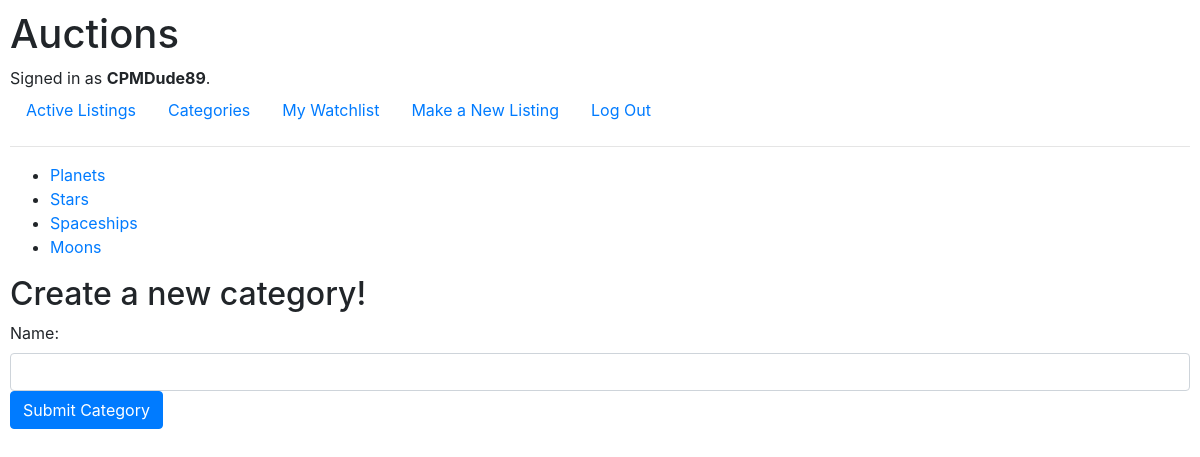
The page /categories (signed in) on the database its author committed.
### auctions/models.py (models this page shows, shortened)
class User(AbstractUser):
    pass

class Category(models.Model):
    name = models.CharField(max_length=64, unique=True)

### auctions/views.py (the view)
# urls.py: path("categories", views.categories, name="categories"),
def categories(request):
    categories_list = Category.objects.all()
    if request.method == "POST":
        form = CategoriesForm(request.POST)
        if form.is_valid():
            form.save()
            form = CategoriesForm()
        else:
            form = CategoriesForm(request.POST)
    else:
        form = CategoriesForm()
    return render(request, "auctions/categories.html", {
        'categories_list': categories_list,
        'form': form
    })

### auctions/util.py
class CategoriesForm(ModelForm):
    class Meta:
        model = Category
        fields = ['name']
        widgets = {
            'name': forms.TextInput(attrs={'class': 'form-control'})
        }

### auctions/templates/auctions/categories.html (shortened to what this page needs)
{% extends "auctions/layout.html" %}
{% block body %}
<ul>
    {% for c in categories_list %}
        {% if c.listings %}
            <li><a href="{% url 'category_listings' c.name %}">{{ c.name }}</a></li>
        {% else %}
            <li>{{c.name}}</li>
        {% endif %}
    {% endfor %}
</ul>
{% if user.is_authenticated %}
<h2>Create a new category!</h2>
    <form action="{% url 'categories' %}" method="post">
        {{ form }}
        <button type="submit" class="btn btn-primary" name="cat_button">Submit Category</button>
    </form>
{% endif %}
{% endblock %}

### auctions/templates/auctions/layout.html (shortened to what this page needs)
{% load static %}
<!DOCTYPE html>
<html lang="en">
    <head>
        <link rel="stylesheet" href="https://stackpath.bootstrapcdn.com/bootstrap/4.4.1/css/bootstrap.min.css">
        <link href="{% static 'auctions/styles.css' %}" rel="stylesheet">
    </head>
    <body>
        <h1>Auctions</h1>
        <div>
            {% if user.is_authenticated %}
                Signed in as <strong>{{ user.username }}</strong>.
            {% else %}
                Not signed in.
            {% endif %}
        </div>
        <ul class="nav">
            <li class="nav-item">
                <a class="nav-link" href="{% url 'index' %}">Active Listings</a>
            </li>
            <li class="nav-item">
                <a class="nav-link" href="{% url 'categories' %}">Categories</a>
            </li>
            {% if user.is_authenticated %}
            <li class="nav-item">
                <a class="nav-link" href="{% url 'watchlist' %}">My Watchlist</a>
            </li>
            <li class="nav-item">
                <a class="nav-link" href="{% url 'new_listing' %}">Make a New Listing</a>
            </li>
                <li class="nav-item">
                    <a class="nav-link" href="{% url 'logout' %}">Log Out</a>
                </li>
            {% endif %}
        </ul>
        <hr>
        {% block body %}
        {% endblock %}
    </body>
</html>

### auctions/static/auctions/styles.css (style rules this page uses)
body { padding: 10px; }

### rows shown on the page
User: username "CPMDude89"
Category: name "Planets"
Category: name "Stars"
Category: name "Spaceships"
Category: name "Moons"
